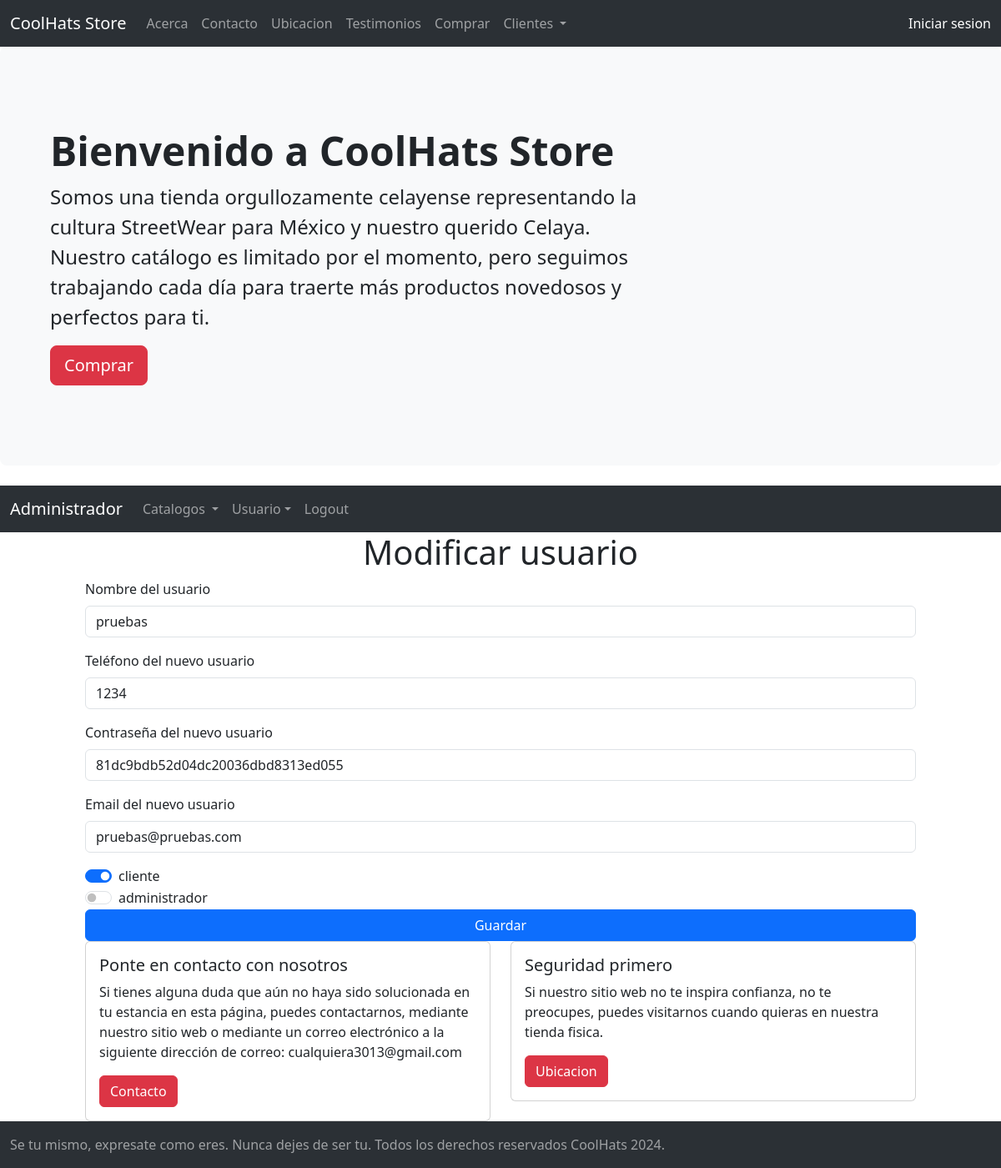
Screenshot of /admin/usuario.php?accion=actualizar&id=2 (signed in) with the database file from the repository.
### tables this page shows
CREATE TABLE usuario (
    id INT AUTO_INCREMENT PRIMARY KEY,
    nombre_completo VARCHAR(100) NOT NULL,
    telefono VARCHAR(20),
    contrasena VARCHAR(50),
    email VARCHAR(100) NOT NULL UNIQUE,
    fecha_registro TIMESTAMP DEFAULT CURRENT_TIMESTAMP,
    total_compras INT DEFAULT 0
);

CREATE TABLE rol(
    id_rol INT AUTO_INCREMENT PRIMARY KEY, 
    rol VARCHAR(30) NOT NULL
);

### sistema.class.php (called while the page is built, shortened)
<?php
    class sistema {
        function conexion(){
            $this -> con = new PDO(SGBD.':host='.DBHOST.';dbname='.DBNAME.';port='.DBPORT, DBUSER, DBPASS);
        }
    }
?>

### admin/usuario.class.php (called while the page is built, shortened)
<?php
 require_once ('../sistema.class.php');
 class usuario extends sistema {
    function readOne ($id){
        $this -> con -> beginTransaction();
        try {
          $consulta = 'SELECT * FROM usuario where id=:id;';
          $sql = $this->con->prepare($consulta);
          $sql->bindParam(":id",$id,PDO::PARAM_INT);
          $sql -> execute();
          $result = $sql->fetch(PDO::FETCH_ASSOC);
          return $result;
        } catch (Exception $e) {
          $this -> con ->rollBack();
          echo $e -> getMessage();
        }
        return false;
    }
    function readAllRoles($id){
      $sql ='select distinct r.id_rol from usuario u inner join usuario_rol ur on u.id=ur.id_usuario inner join rol r on ur.id_rol = r.id_rol where u.id = :id_usuario;';
      $consulta = $this->con->prepare ($sql);
      $consulta->bindParam(":id_usuario",$id,PDO::PARAM_INT);
      $consulta -> execute();
      $roles = $consulta -> fetchALL(PDO::FETCH_ASSOC);
      $data = [];
      foreach ($roles as $rol) {
        array_push($data, $rol['id_rol']);
      }
      return $data;
  }
 }
?>

### admin/rol.class.php (called while the page is built, shortened)
<?php
require_once ('../sistema.class.php');
class rol extends sistema {
    function readAll() {
        try {
            $sql = "SELECT * FROM rol;";
            $stmt = $this->con->prepare($sql);
            $stmt->execute();
            return $stmt->fetchAll(PDO::FETCH_ASSOC);
        } catch (Exception $e) {
            throw new Exception("Error en readAll: " . $e->getMessage());
        }
    }
}
?>

### admin/views/usuario/crear.php (the view)
<?php require('views/header/headerAdministrador.php'); ?>
<center>
    <h1><?php if($accion=="crear"):echo('Nuevo');else: echo ('Modificar');endif; ?> usuario</h1>
</center>
<div class="row">
    <div class="col-md-1"></div>
    <div class="col-md-10">
        <form method="post" action="usuario.php?accion=<?php if($accion=="crear"):echo('nuevo');else:echo('modificar&id='.$id);endif;?>">
        <div class="mb-3">
            <label for="nombre_completo" class="form-label">Nombre del usuario</label>
            <input class="form-control" type="text" name="data[nombre_completo]" placeholder="Escribe aqui el nombre del usuario" value="<?php if(isset($usuarios["nombre_completo"])):echo($usuarios['nombre_completo']);endif;?>" id="nombre_completo"/>
        </div>
        <div class="mb-3">
            <label for="telefono" class="form-label">Teléfono del nuevo usuario</label>
            <input class="form-control" type="text" name="data[telefono]" placeholder="Escribe aqui el teléfono del usuario"  value="<?php if(isset($usuarios["telefono"])):echo($usuarios['telefono']);endif;?>"  id="telefono"/>
        </div>
        <div class="mb-3">
            <label for="contrasena" class="form-label">Contraseña del nuevo usuario</label>
            <input class="form-control" type="text" name="data[contrasena]" placeholder="Escribe aqui la contraseña del usuario"  value="<?php if(isset($usuarios["contrasena"])):echo($usuarios['contrasena']);endif;?>"  id="contrasena"/>
        </div>
        <div class="mb-3">
            <label for="email" class="form-label">Email del nuevo usuario</label>
            <input class="form-control" type="text" name="data[email]" placeholder="Escribe aqui el email del usuario"  value="<?php if(isset($usuarios["email"])):echo($usuarios['email']);endif;?>"  id="email"/>
        </div>
        <?php foreach($roles as $rol): ?>
          <div>
            <div class="form-check form-switch">
              <input class="form-check-input" type="checkbox" <?php $checked = ''; if(in_array($rol['id_rol'], $misRoles)): $checked = 'checked'; endif; echo($checked); ?> role="switch" id="flexSwitchCheckChecked" name="rol[<?php echo($rol['id_rol']);?>]">
              <label class="form-check-label" for="flexSwitchCheckChecked"><?php echo($rol['rol']);?></label>
            </div>
          </div>
        <?php endforeach;?>
        <input type="submit" value="Guardar" name="data[enviar]" class="btn btn-primary w-100">
        </form>
    </div>
    <div class="col-md-1"></div>
</div>
<?php require('views/footer.php'); ?>

### css/main.css (style rules this page uses)
* { margin: 0px; padding: 0px; }

### rows the page displays
usuario: nombre_completo "pruebas", telefono "1234", contrasena "81dc9bdb52d04dc20036dbd8313ed055", email "pruebas@pruebas.com"
rol: rol "cliente"
rol: rol "administrador"
